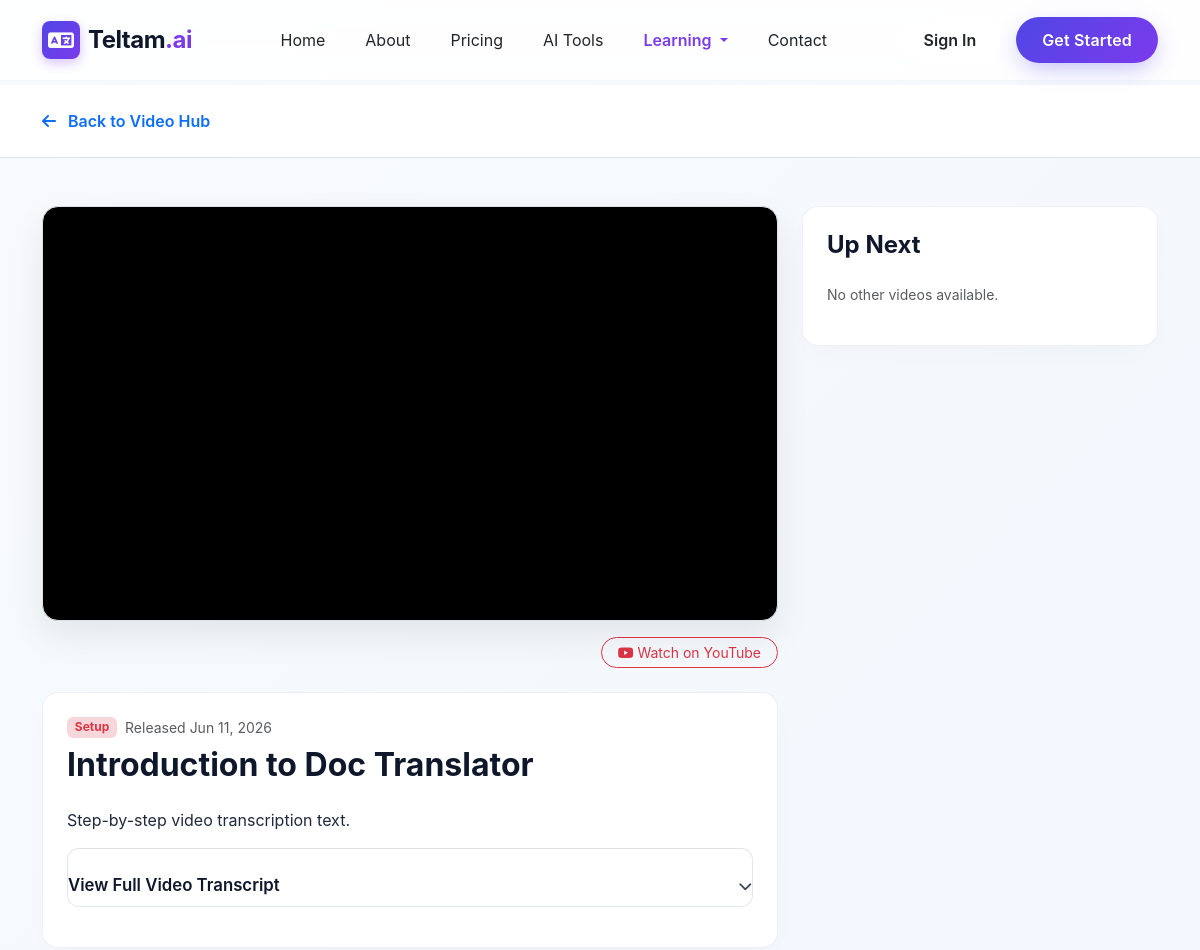
/videos/introduction-to-doc-translator/ (upper part), run on an earlier commit of the app's database.
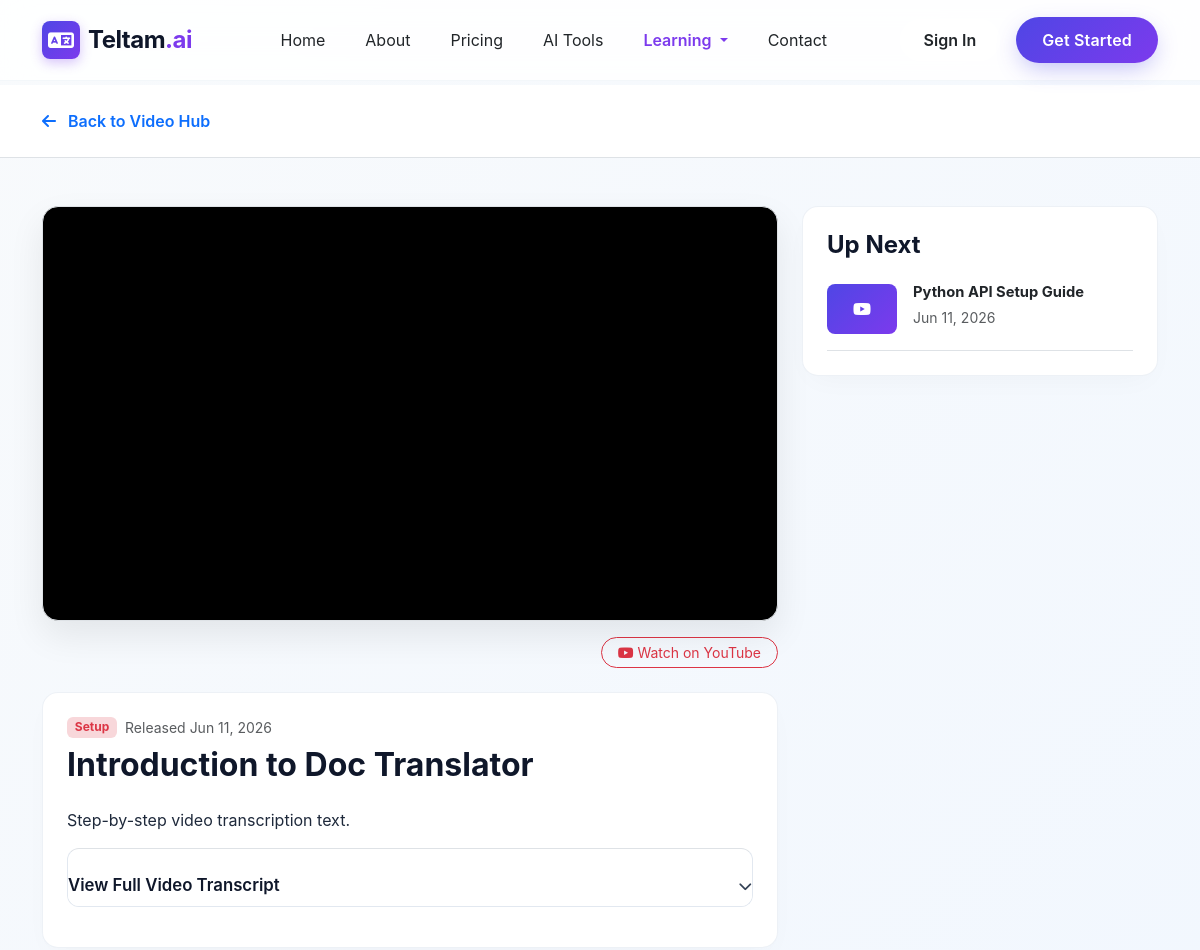
And on a later commit of the database.
### app/models.py (models this page shows, shortened)
class YoutubeVideo(models.Model):
    title = models.CharField(max_length=255)
    slug = models.SlugField(max_length=255, unique=True, blank=True)
    youtube_video_url = models.URLField(max_length=500)
    youtube_video_id = models.CharField(max_length=50, blank=True)
    thumbnail_image = models.ImageField(upload_to='videos/', blank=True, null=True)
    category = models.CharField(max_length=100)
    short_description = models.TextField()
    full_description = models.TextField()
    tags = models.CharField(max_length=255, blank=True, help_text="Comma-separated tags")
    meta_title = models.CharField(max_length=255, blank=True)
    meta_description = models.TextField(blank=True)
    is_published = models.BooleanField(default=False)
    created_date = models.DateTimeField(auto_now_add=True)
    updated_date = models.DateTimeField(auto_now=True)
    class Meta:
        ordering = ['-created_date']

### app/views.py (the view)
# urls.py: path('videos/<slug:slug>/', views.video_view, name='video_view'),
def video_view(request, slug):
    video = get_object_or_404(YoutubeVideo, slug=slug, is_published=True)
    recent_videos = YoutubeVideo.objects.filter(is_published=True).exclude(id=video.id).order_by('-created_date')[:3]
    context = {
        'video': video,
        'recent_videos': recent_videos,
    }
    return render(request, 'video-view.html', context)

### app/context_processors.py (called while the page is built)
def dashboard_context(request):
    if request.user.is_authenticated and request.user.is_staff:
        return {
            'global_unread_messages_count': Contact.objects.filter(is_read=False).count(),
            'global_pending_enquiries_count': AIClassEnquiry.objects.filter(status='pending').count()
        }
    return {}

### templates/video-view.html (shortened to what the changed rows need)
{% load static %}
<!DOCTYPE html>
<html lang="en">
<head>
    <link href="https://cdn.jsdelivr.net/npm/bootstrap@5.3.2/dist/css/bootstrap.min.css" rel="stylesheet">
    <link href="https://cdnjs.cloudflare.com/ajax/libs/font-awesome/6.4.2/css/all.min.css" rel="stylesheet">
    <link href="{% static 'css/style.css' %}" rel="stylesheet">
</head>
<body class="bg-soft-gradient" style="padding-top: 85px;">
    <section class="py-5">
        <div class="container">
            <div class="row">
                <div class="col-lg-8 mb-4">
                    <div class="glass-card p-4 mb-4 bg-white">
                        <h2 class="fw-bold mb-3 text-slate-900">{{ video.title }}</h2>
                    </div>
                </div>
                <div class="col-lg-4">
                    <div class="glass-card p-4 bg-white sticky-lg-top" style="top: 100px; z-index: 10;">
                        <div class="d-flex flex-column gap-4">
                            {% for r_video in recent_videos %}
                            <div class="d-flex align-items-start gap-3 border-bottom pb-3">
                                {% if r_video.thumbnail_image %}
                                <div class="rounded-3 flex-shrink-0 overflow-hidden" style="width: 70px; height: 50px; background: #eee;">
                                    <img src="{{ r_video.thumbnail_image.url }}" alt="{{ r_video.title }}" style="width: 100%; height: 100%; object-fit: cover;">
                                </div>
                                {% else %}
                                <div class="bg-dark text-white rounded-3 flex-shrink-0 d-flex align-items-center justify-content-center" style="width: 70px; height: 50px; background: var(--brand-primary-gradient) !important;">
                                    <i class="fab fa-youtube text-white"></i>
                                </div>
                                {% endif %}
                                <div>
                                    <h6 class="fw-bold mb-1" style="font-size:0.92rem;"><a href="{% url 'video_view' r_video.slug %}" class="text-decoration-none text-dark">{{ r_video.title }}</a></h6>
                                    <small class="text-muted">{{ r_video.created_date|date:"M d, Y" }}</small>
                                </div>
                            </div>
                            {% empty %}
                            <p class="text-muted small">No other videos available.</p>
                            {% endfor %}
                        </div>
                    </div>
                </div>
            </div>
        </div>
    </section>
    {% include 'sweetalert_messages.html' %}
</body>
</html>

What changed in the data, as far as the page shows it:
now on this page (row edited): YoutubeVideo: title "Python API Setup Guide", created_date "Jun 11, 2026"
Also different on the page:
text no longer shown: "No other videos available."
